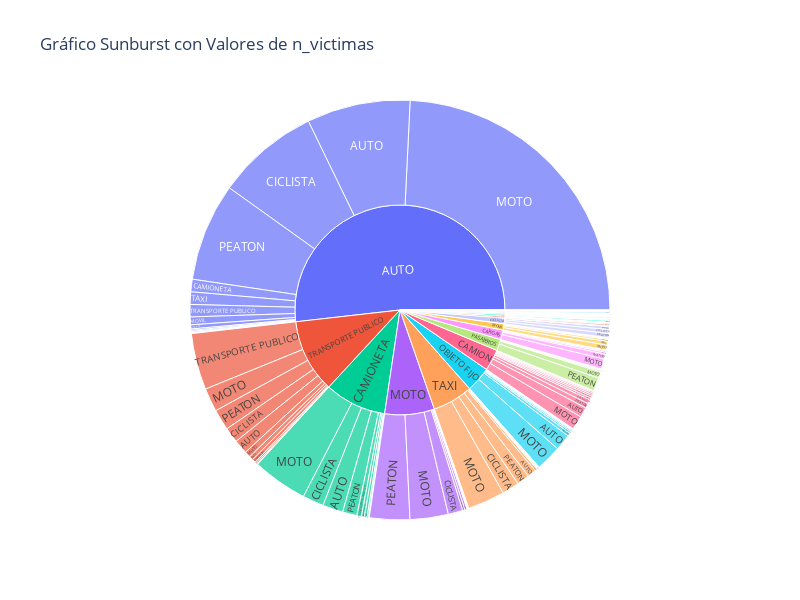

Source (notebook cell):
### Markdown cell above
El mapa de calor permite conocer cuáles son los pares acusado-víctima con mayor interacción. Esto permite conocer hacia quiénes deben estar dirigidos los planes de educación vial y mejora de infraestructura vial.
* Los AUTOS son los mayores causantes de eventos, seguidos de TRANPORTE PUBLICO
* Las principales víctimas son las MOTOS, seguidos de CICILSTAS, PEATONES y otros AUTOS

### Code cell
df_sun = dfhl.groupby(['acusado', 'victima'])['n_victimas'].sum().reset_index()
fig = px.sunburst(df_sun, path=['acusado', 'victima'], values='n_victimas', 
                  hover_data=['n_victimas'],  # Mostrar valores al pasar el mouse
                  title='Gráfico Sunburst con Valores de n_victimas')

fig.update_layout(width=800, height=600)
fig.show()

### Figure 1 — Plotly figure (JSON) as saved in the notebook; plotly's stock layout.template omitted (floating-point values rounded to 4 significant figures; data arrays with more than 128 entries replaced by an {"elided": "..."} marker saying what was removed)
{"data": [{"branchvalues": "total", "customdata": {"elided": "159x1 int values"}, "domain": {"x": [0, 1], "y": [0, 1]}, "hovertemplate": "labels=%{label}<br>n_victimas=%{customdata[0]}<br>parent=%{parent}<br>id=%{id}<extra></extra>", "ids": {"elided": "159 str values"}, "labels": {"elided": "159 str values"}, "name": "", "parents": {"elided": "159 str values"}, "type": "sunburst", "values": {"elided": "159 int values"}}], "layout": {"height": 600, "legend": {"tracegroupgap": 0}, "title": {"text": "Gráfico Sunburst con Valores de n_victimas"}, "width": 800}}
